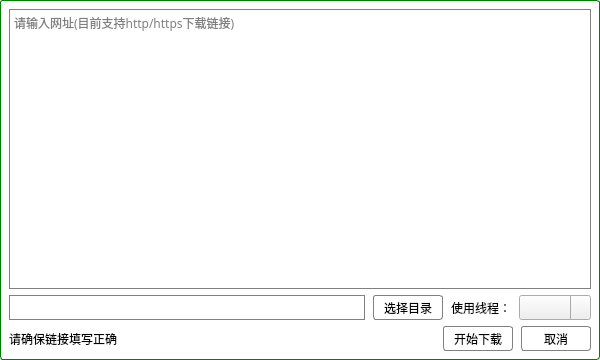
<?xml version="1.0" encoding="UTF-8"?>
<ui version="4.0">
 <class>Dialog</class>
 <widget class="QDialog" name="Dialog">
  <property name="geometry">
   <rect>
    <x>0</x>
    <y>0</y>
    <width>600</width>
    <height>360</height>
   </rect>
  </property>
  <property name="windowTitle">
   <string>Dialog</string>
  </property>
  <layout class="QHBoxLayout" name="horizontalLayout">
   <property name="spacing">
    <number>0</number>
   </property>
   <property name="leftMargin">
    <number>0</number>
   </property>
   <property name="topMargin">
    <number>0</number>
   </property>
   <property name="rightMargin">
    <number>0</number>
   </property>
   <property name="bottomMargin">
    <number>0</number>
   </property>
   <item>
    <widget class="QWidget" name="widget" native="true">
     <property name="styleSheet">
      <string notr="true">QWidget#widget{background:#FFFFFF;border-radius:3px;box-shadow: 0 0 10px #f00; border:1px solid green}</string>
     </property>
     <layout class="QVBoxLayout" name="verticalLayout">
      <item>
       <widget class="QTextEdit" name="textEdit_link">
        <property name="font">
         <font>
          <family>微软雅黑</family>
         </font>
        </property>
        <property name="styleSheet">
         <string notr="true">QTextEdit{background:Transparent;border:1px solid grey;}</string>
        </property>
        <property name="placeholderText">
         <string>请输入网址(目前支持http/https下载链接)</string>
        </property>
       </widget>
      </item>
      <item>
       <widget class="QWidget" name="widget_2" native="true">
        <layout class="QHBoxLayout" name="horizontalLayout_2">
         <property name="spacing">
          <number>8</number>
         </property>
         <property name="leftMargin">
          <number>0</number>
         </property>
         <property name="topMargin">
          <number>0</number>
         </property>
         <property name="rightMargin">
          <number>0</number>
         </property>
         <property name="bottomMargin">
          <number>0</number>
         </property>
         <item>
          <widget class="QLineEdit" name="lineEdit_dir">
           <property name="minimumSize">
            <size>
             <width>0</width>
             <height>25</height>
            </size>
           </property>
           <property name="styleSheet">
            <string notr="true">QLineEdit{background:Transparent;border:1px solid grey}</string>
           </property>
          </widget>
         </item>
         <item>
          <widget class="QPushButton" name="pushButton_choose_dir">
           <property name="minimumSize">
            <size>
             <width>70</width>
             <height>25</height>
            </size>
           </property>
           <property name="font">
            <font>
             <family>微软雅黑</family>
            </font>
           </property>
           <property name="toolTip">
            <string>&lt;html&gt;&lt;head/&gt;&lt;body&gt;&lt;p&gt;选择文件保存路径&lt;/p&gt;&lt;/body&gt;&lt;/html&gt;</string>
           </property>
           <property name="styleSheet">
            <string notr="true">QPushButton{background:Transparent;border:1px solid grey;border-radius:3px}
QPushButton:hover{background-color:rgba(102,153,255,0.6);}</string>
           </property>
           <property name="text">
            <string>选择目录</string>
           </property>
          </widget>
         </item>
         <item>
          <widget class="QLabel" name="label">
           <property name="minimumSize">
            <size>
             <width>0</width>
             <height>25</height>
            </size>
           </property>
           <property name="font">
            <font>
             <family>微软雅黑</family>
            </font>
           </property>
           <property name="text">
            <string>使用线程：</string>
           </property>
          </widget>
         </item>
         <item>
          <widget class="QComboBox" name="comboBox_thread">
           <property name="minimumSize">
            <size>
             <width>0</width>
             <height>25</height>
            </size>
           </property>
           <property name="font">
            <font>
             <family>微软雅黑</family>
            </font>
           </property>
           <property name="styleSheet">
            <string notr="true">QComboBox::drop-down {
    subcontrol-origin: padding;
    subcontrol-position: top right;
    width: 20px;
 
    border-left-width: 1px;
    border-left-color: darkgray;
    border-left-style: solid; /* just a single line */
    border-top-right-radius: 5px; /* same radius as the QComboBox */
    border-bottom-right-radius: 5px;
}
</string>
           </property>
          </widget>
         </item>
        </layout>
       </widget>
      </item>
      <item>
       <widget class="QWidget" name="widget_3" native="true">
        <layout class="QHBoxLayout" name="horizontalLayout_3">
         <property name="spacing">
          <number>8</number>
         </property>
         <property name="leftMargin">
          <number>0</number>
         </property>
         <property name="topMargin">
          <number>0</number>
         </property>
         <property name="rightMargin">
          <number>0</number>
         </property>
         <property name="bottomMargin">
          <number>0</number>
         </property>
         <item>
          <widget class="QLabel" name="label_2">
           <property name="font">
            <font>
             <family>微软雅黑</family>
            </font>
           </property>
           <property name="text">
            <string>请确保链接填写正确</string>
           </property>
          </widget>
         </item>
         <item>
          <spacer name="horizontalSpacer">
           <property name="orientation">
            <enum>Qt::Horizontal</enum>
           </property>
           <property name="sizeHint" stdset="0">
            <size>
             <width>373</width>
             <height>20</height>
            </size>
           </property>
          </spacer>
         </item>
         <item>
          <widget class="QPushButton" name="pushButton_start">
           <property name="minimumSize">
            <size>
             <width>70</width>
             <height>25</height>
            </size>
           </property>
           <property name="font">
            <font>
             <family>微软雅黑</family>
            </font>
           </property>
           <property name="styleSheet">
            <string notr="true">QPushButton{background:Transparent;border:1px solid grey;border-radius:3px}
QPushButton:hover{background-color:rgba(102,153,255,0.6);}</string>
           </property>
           <property name="text">
            <string>开始下载</string>
           </property>
          </widget>
         </item>
         <item>
          <widget class="QPushButton" name="pushButton_quit">
           <property name="minimumSize">
            <size>
             <width>70</width>
             <height>25</height>
            </size>
           </property>
           <property name="font">
            <font>
             <family>微软雅黑</family>
            </font>
           </property>
           <property name="styleSheet">
            <string notr="true">QPushButton{background:Transparent;border:1px solid grey;border-radius:3px}
QPushButton:hover{background-color:rgba(102,153,255,0.6);}</string>
           </property>
           <property name="text">
            <string>取消</string>
           </property>
          </widget>
         </item>
        </layout>
       </widget>
      </item>
     </layout>
    </widget>
   </item>
  </layout>
 </widget>
 <resources/>
 <connections/>
</ui>
